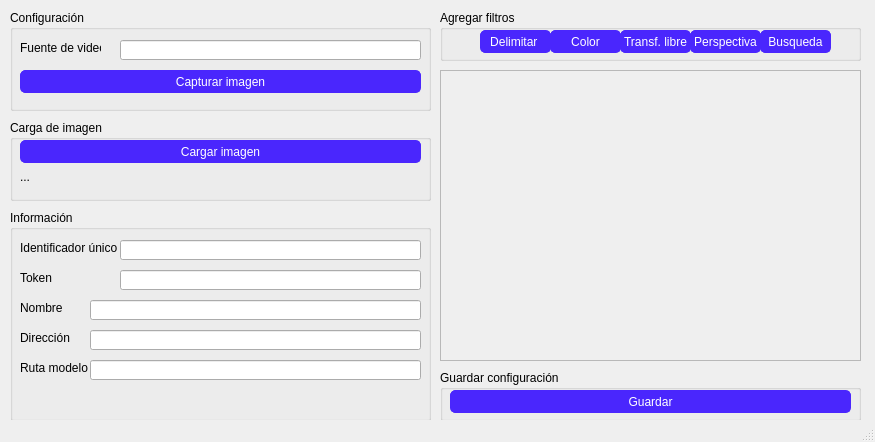
<?xml version="1.0" encoding="UTF-8"?>
<ui version="4.0">
 <class>Editor</class>
 <widget class="QMainWindow" name="Editor">
  <property name="geometry">
   <rect>
    <x>0</x>
    <y>0</y>
    <width>875</width>
    <height>442</height>
   </rect>
  </property>
  <property name="windowTitle">
   <string>Editor</string>
  </property>
  <property name="styleSheet">
   <string notr="true">QPushButton{
	background-color: #4a26fd;
	border-radius:5px;
	border: 1px solid  #4a26fd;
	font:  8pt &quot;FontAwesome&quot; ; 
	color: #ffffff

}

QPushButton:Hover{	
	background-color :#021aee
}</string>
  </property>
  <widget class="QWidget" name="centralwidget">
   <widget class="QGroupBox" name="gbr_load_image">
    <property name="geometry">
     <rect>
      <x>10</x>
      <y>120</y>
      <width>421</width>
      <height>81</height>
     </rect>
    </property>
    <property name="title">
     <string>Carga de imagen</string>
    </property>
    <widget class="QPushButton" name="btn_load_image">
     <property name="geometry">
      <rect>
       <x>10</x>
       <y>20</y>
       <width>401</width>
       <height>23</height>
      </rect>
     </property>
     <property name="text">
      <string>Cargar imagen</string>
     </property>
    </widget>
    <widget class="QLabel" name="lbl_load_image">
     <property name="geometry">
      <rect>
       <x>10</x>
       <y>50</y>
       <width>391</width>
       <height>31</height>
      </rect>
     </property>
     <property name="text">
      <string>...</string>
     </property>
     <property name="alignment">
      <set>Qt::AlignLeading|Qt::AlignLeft|Qt::AlignTop</set>
     </property>
    </widget>
   </widget>
   <widget class="QScrollArea" name="scrollArea_filters">
    <property name="geometry">
     <rect>
      <x>440</x>
      <y>70</y>
      <width>421</width>
      <height>291</height>
     </rect>
    </property>
    <property name="widgetResizable">
     <bool>true</bool>
    </property>
    <property name="alignment">
     <set>Qt::AlignRight|Qt::AlignTrailing|Qt::AlignVCenter</set>
    </property>
    <widget class="QWidget" name="scrollAreaWidgetContents">
     <property name="geometry">
      <rect>
       <x>0</x>
       <y>0</y>
       <width>419</width>
       <height>289</height>
      </rect>
     </property>
     <layout class="QGridLayout" name="gridLayout">
      <item row="0" column="0">
       <layout class="QFormLayout" name="formLayout"/>
      </item>
     </layout>
    </widget>
   </widget>
   <widget class="QGroupBox" name="gbr_add_filter">
    <property name="geometry">
     <rect>
      <x>440</x>
      <y>10</y>
      <width>421</width>
      <height>51</height>
     </rect>
    </property>
    <property name="title">
     <string>Agregar filtros</string>
    </property>
    <property name="checkable">
     <bool>false</bool>
    </property>
    <widget class="QPushButton" name="btn_delimite">
     <property name="geometry">
      <rect>
       <x>40</x>
       <y>20</y>
       <width>71</width>
       <height>23</height>
      </rect>
     </property>
     <property name="text">
      <string>Delimitar </string>
     </property>
    </widget>
    <widget class="QPushButton" name="btn_color">
     <property name="geometry">
      <rect>
       <x>110</x>
       <y>20</y>
       <width>71</width>
       <height>23</height>
      </rect>
     </property>
     <property name="text">
      <string>Color</string>
     </property>
    </widget>
    <widget class="QPushButton" name="btn_transformation">
     <property name="geometry">
      <rect>
       <x>180</x>
       <y>20</y>
       <width>71</width>
       <height>23</height>
      </rect>
     </property>
     <property name="text">
      <string>Transf. libre</string>
     </property>
    </widget>
    <widget class="QPushButton" name="btn_perspective">
     <property name="geometry">
      <rect>
       <x>250</x>
       <y>20</y>
       <width>71</width>
       <height>23</height>
      </rect>
     </property>
     <property name="text">
      <string>Perspectiva</string>
     </property>
    </widget>
    <widget class="QPushButton" name="btn_search">
     <property name="geometry">
      <rect>
       <x>320</x>
       <y>20</y>
       <width>71</width>
       <height>23</height>
      </rect>
     </property>
     <property name="text">
      <string>Busqueda</string>
     </property>
    </widget>
   </widget>
   <widget class="QGroupBox" name="gbr_end">
    <property name="geometry">
     <rect>
      <x>440</x>
      <y>370</y>
      <width>421</width>
      <height>51</height>
     </rect>
    </property>
    <property name="title">
     <string>Guardar configuración</string>
    </property>
    <property name="checkable">
     <bool>false</bool>
    </property>
    <widget class="QPushButton" name="btn_save_json">
     <property name="geometry">
      <rect>
       <x>10</x>
       <y>20</y>
       <width>401</width>
       <height>23</height>
      </rect>
     </property>
     <property name="text">
      <string>Guardar</string>
     </property>
    </widget>
   </widget>
   <widget class="QGroupBox" name="gbr_info">
    <property name="geometry">
     <rect>
      <x>10</x>
      <y>210</y>
      <width>421</width>
      <height>211</height>
     </rect>
    </property>
    <property name="title">
     <string>Información</string>
    </property>
    <widget class="QLineEdit" name="txb_identifier">
     <property name="geometry">
      <rect>
       <x>110</x>
       <y>30</y>
       <width>301</width>
       <height>20</height>
      </rect>
     </property>
    </widget>
    <widget class="QLabel" name="gbr_lbl_identifier">
     <property name="geometry">
      <rect>
       <x>10</x>
       <y>30</y>
       <width>101</width>
       <height>16</height>
      </rect>
     </property>
     <property name="text">
      <string>Identificador único</string>
     </property>
    </widget>
    <widget class="QLabel" name="gbr_lbl_name">
     <property name="geometry">
      <rect>
       <x>10</x>
       <y>90</y>
       <width>51</width>
       <height>16</height>
      </rect>
     </property>
     <property name="text">
      <string>Nombre</string>
     </property>
    </widget>
    <widget class="QLineEdit" name="txb_name">
     <property name="geometry">
      <rect>
       <x>80</x>
       <y>90</y>
       <width>331</width>
       <height>20</height>
      </rect>
     </property>
    </widget>
    <widget class="QLabel" name="gbr_lbl_address">
     <property name="geometry">
      <rect>
       <x>10</x>
       <y>120</y>
       <width>51</width>
       <height>16</height>
      </rect>
     </property>
     <property name="text">
      <string>Dirección</string>
     </property>
    </widget>
    <widget class="QLineEdit" name="txb_address">
     <property name="geometry">
      <rect>
       <x>80</x>
       <y>120</y>
       <width>331</width>
       <height>20</height>
      </rect>
     </property>
    </widget>
    <widget class="QLabel" name="gbr_lbl_token">
     <property name="geometry">
      <rect>
       <x>10</x>
       <y>60</y>
       <width>51</width>
       <height>16</height>
      </rect>
     </property>
     <property name="text">
      <string>Token</string>
     </property>
    </widget>
    <widget class="QLineEdit" name="txb_token">
     <property name="geometry">
      <rect>
       <x>110</x>
       <y>60</y>
       <width>301</width>
       <height>20</height>
      </rect>
     </property>
    </widget>
    <widget class="QLabel" name="gbr_lbl_model">
     <property name="geometry">
      <rect>
       <x>10</x>
       <y>150</y>
       <width>81</width>
       <height>16</height>
      </rect>
     </property>
     <property name="text">
      <string>Ruta modelo</string>
     </property>
    </widget>
    <widget class="QLineEdit" name="txb_model">
     <property name="geometry">
      <rect>
       <x>80</x>
       <y>150</y>
       <width>331</width>
       <height>20</height>
      </rect>
     </property>
    </widget>
   </widget>
   <widget class="QGroupBox" name="gbr_config">
    <property name="geometry">
     <rect>
      <x>10</x>
      <y>10</y>
      <width>421</width>
      <height>101</height>
     </rect>
    </property>
    <property name="title">
     <string>Configuración</string>
    </property>
    <widget class="QLabel" name="gbr_lbl_video_source">
     <property name="geometry">
      <rect>
       <x>10</x>
       <y>30</y>
       <width>81</width>
       <height>16</height>
      </rect>
     </property>
     <property name="text">
      <string>Fuente de video</string>
     </property>
    </widget>
    <widget class="QLineEdit" name="txb_video_source">
     <property name="geometry">
      <rect>
       <x>110</x>
       <y>30</y>
       <width>301</width>
       <height>20</height>
      </rect>
     </property>
    </widget>
    <widget class="QPushButton" name="btn_capture_image">
     <property name="geometry">
      <rect>
       <x>10</x>
       <y>60</y>
       <width>401</width>
       <height>23</height>
      </rect>
     </property>
     <property name="text">
      <string>Capturar imagen</string>
     </property>
    </widget>
   </widget>
  </widget>
  <widget class="QStatusBar" name="statusbar"/>
 </widget>
 <resources/>
 <connections/>
</ui>
